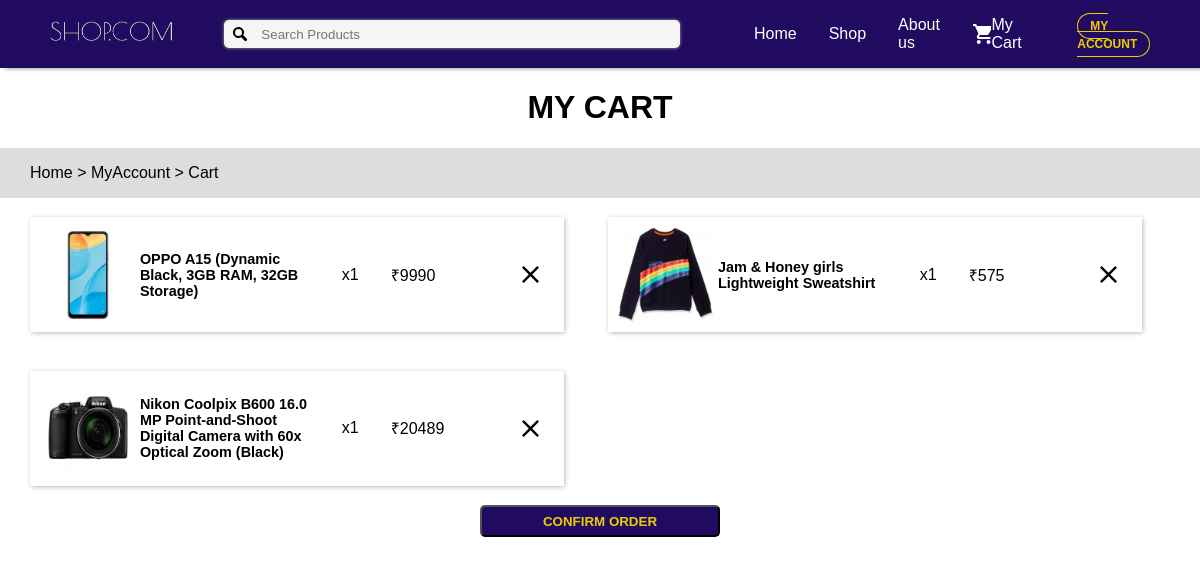
The page /cart.php (signed in) on the database its author committed.
### tables this page shows
CREATE TABLE `Cart` (
  `user_id` int(11) NOT NULL,
  `product_id` int(11) NOT NULL,
  `cart_id` int(11) NOT NULL,
  `quantity` int(11) NOT NULL
);

CREATE TABLE `product` (
  `Pro_id` int(11) NOT NULL,
  `Pro_name` varchar(100) NOT NULL,
  `Pro_desc` varchar(300) NOT NULL,
  `Pro_seller` varchar(200) NOT NULL,
  `Pro_cost` int(10) NOT NULL,
  `Pro_stock` int(10) NOT NULL,
  `Pro_category` varchar(25) NOT NULL,
  `Pro_details` varchar(300) NOT NULL,
  `Pro_image` varchar(100) NOT NULL,
  `Pro_offer` int(100) NOT NULL,
  `Pro_ratings` int(10) NOT NULL
);

### cart.php (the view, shortened to what this page needs)
<?php
	require './PHP/connect.php';
?>
<!DOCTYPE html>
<html lang="en">
<head>
	<link rel="stylesheet" href="./CSS/cartStyle.css">
	<link rel="stylesheet" href="./CSS/header.css">
</head>
<body>
	<header>
		<?php
			include './PHP/header.php';
		?>
	</header>
	<h1 class="head">
		MY CART
	</h1>
	<div class="top">
		<div class="container">
			<span class="back"><a href="./index.php" class="back-link">Home</a> > <a href="./AccountInfo.php" class="back-link">MyAccount</a> > Cart</span>
		</div>
	</div>
	<div class="products">
		<div class="products-container container">
			<?php
				$sql = "SELECT * FROM Cart WHERE user_id = ".$_SESSION['userid']."";
				$result=mysqli_query($connection,$sql) or die('Invalid query:');
				while($row = mysqli_fetch_assoc($result)){
			        $sql2="SELECT * FROM product WHERE Pro_id=".$row['product_id']."";
			        $result2=mysqli_query($connection,$sql2) or die('Invalid query:');
			        $row2 = mysqli_fetch_assoc($result2);
			        	echo'
							<div class="product-card flex">
								<div class="product-image">
									<img src="'.$row2["Pro_image"].'" alt="Camera" class="image">
								</div>
								<div class="product-desc flex">
									<span class="name">
										'.$row2["Pro_name"].'
									</span>
									<span class="quantity">x'.$row["quantity"].'</span>
									<span class="cost">&#8377;'.$row["quantity"]*$row2["Pro_cost"].'</span>
								</div>
								<a href="./cart.php?id='.$row["product_id"].'" class="clear">
									<span class="remove-icon flex" title="Remove from cart"></span>
								</a>
							</div>
							';
			    }
			?>
		</div>
		<form method="post">
			<button class="order-button" name='order'>CONFIRM ORDER</button>
		</form>
	</div>
</body>
</html>

### CSS/cartStyle.css (style rules this page uses)
* { box-sizing: border-box; }
body { margin: 0; }
.container { width: 95%; margin:0 auto; }
.flex { display: flex; align-items: center; }
h1 { text-align: center; }
img { max-width: 100%; }
a { text-decoration: none; color:#FFF; }
.back-link { color:#000; }
.top { background-color: #ddd; padding:1em 0; }
.products-container { display: grid; grid-template-columns: 1fr 1fr; grid-column-gap: 1em; }
.product-card { width:95%; padding:0.5em; margin: 1em 0; font-size:1.2rem; box-shadow: 1px 1px 5px 0.3px darkgray; }
.product-image { max-height: 5em; max-width: 5em; }
.name { font-weight: bold; font-size:0.9rem; width:50%; padding:0 0.3em; }
.quantity,.cost { font-size: 1rem; padding:0 1em; }
.remove-icon { background-image: url('../Assets/Icons/close.svg'); background-repeat: no-repeat; background-size: 1.5em; height: 1.5em; width:2em; background-origin: center; cursor: pointer; }
.order-button { background-color: #210B61; color:#ECCD04; width: 20%; padding: 0.5em 1em; margin:0 40%; border-radius: 5px; font-weight: bold; }

### CSS/header.css (style rules this page uses)
body { font-family: Arial; scroll-behavior: smooth; }
img { max-width:100%; }
span { display: block; }
.container { width:95%; margin: 0 auto; }
.flex { display: flex; align-items: center; }
header { z-index: 300; background-color: #210B61; color: #fff; position: sticky; top:0; left: 0; width: 100%; box-shadow:5px 0 5px 0 gray; }
a { text-decoration: none; color:#FFF; }

### rows shown on the page
cart: product.Pro_image (picture), product.Pro_name "OPPO A15 (Dynamic Black, 3GB RAM, 32GB Storage)", quantity "1", $row['quantity']*$row2['Pro_cost'] "9990"
cart: product.Pro_image (picture), product.Pro_name "Jam & Honey girls Lightweight Sweatshirt", quantity "1", $row['quantity']*$row2['Pro_cost'] "575"
cart: product.Pro_image (picture), product.Pro_name "Nikon Coolpix B600 16.0 MP Point-and-Shoot Digital Camera with 60x Optical Zoom (Black)", quantity "1", $row['quantity']*$row2['Pro_cost'] "20489"
